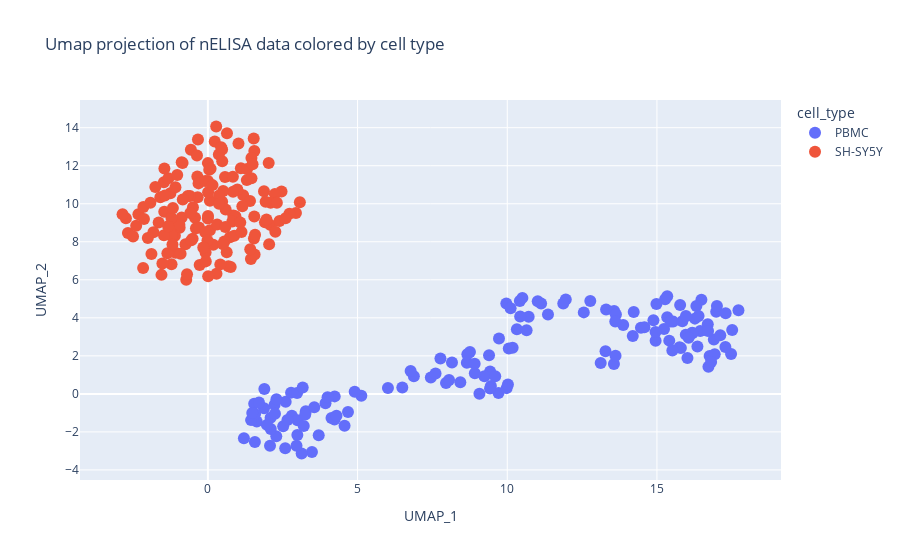
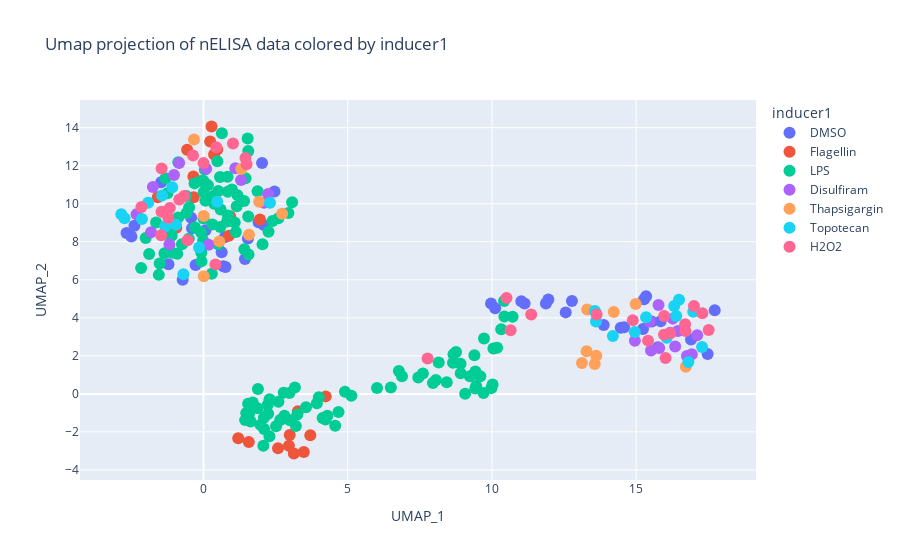
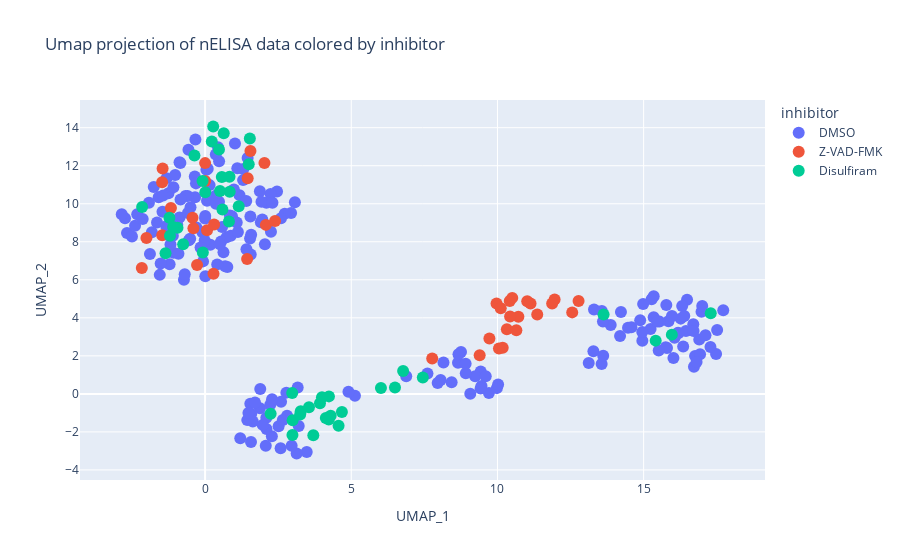
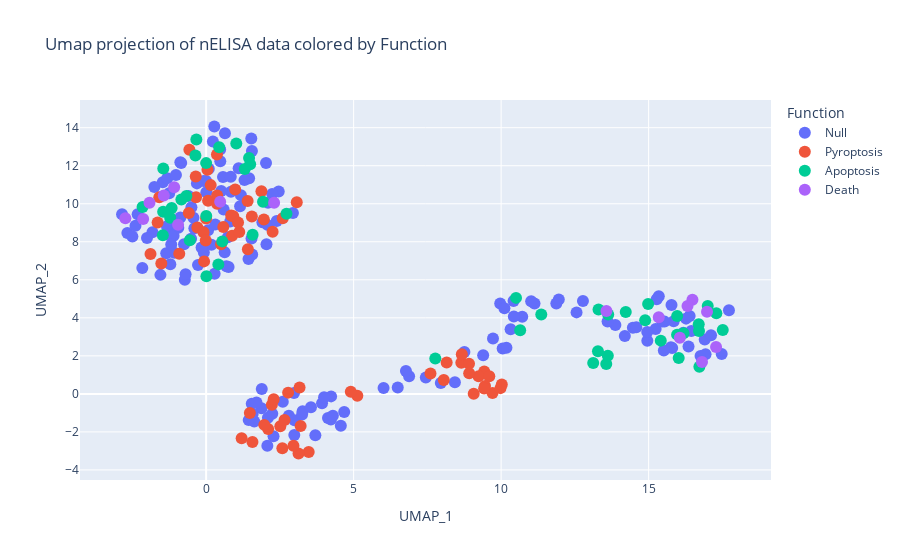

The code cell stored with these charts, in order, in its notebook:
### Code cell
nELISA_plate_430420 = nELISA_plate_430420[
    nELISA_plate_430420.columns.drop(list(nELISA_plate_430420.filter(regex="pgML")))
]

col_list = [
    "cell_type",
    "inducer1",
    "inhibitor",
    "Function",
    "inducer1_plus_concentration",
    "inducer1_plus_inhibitor",
    "inducer1_plus_concentration_plus_inhibitor",
]

for col in col_list:
    umap_graph(
        df=nELISA_plate_430420,
        color=f"{col}",
        save_name=f"./figures/nELISA_Normalized_UMAP_{col}",
        title=f"Umap projection of nELISA data colored by {col.replace('_', ' ')}",
    )

### Figure 1 — Plotly figure (JSON) as saved in the notebook; plotly's stock layout.template omitted (floating-point values rounded to 4 significant figures; data arrays with more than 128 entries replaced by an {"elided": "..."} marker saying what was removed)
{"data": [{"hovertemplate": "cell_type=PBMC<br>umap_1=%{x}<br>umap_2=%{y}<extra></extra>", "legendgroup": "PBMC", "marker": {"color": "#636efa", "size": 12, "symbol": "circle"}, "mode": "markers", "name": "PBMC", "orientation": "v", "showlegend": true, "type": "scatter", "x": {"elided": "146 float values"}, "xaxis": "x", "y": {"elided": "146 float values"}, "yaxis": "y"}, {"hovertemplate": "cell_type=SH-SY5Y<br>umap_1=%{x}<br>umap_2=%{y}<extra></extra>", "legendgroup": "SH-SY5Y", "marker": {"color": "#EF553B", "size": 12, "symbol": "circle"}, "mode": "markers", "name": "SH-SY5Y", "orientation": "v", "showlegend": true, "type": "scatter", "x": {"elided": "148 float values"}, "xaxis": "x", "y": {"elided": "148 float values"}, "yaxis": "y"}], "layout": {"legend": {"title": {"text": "cell_type"}, "tracegroupgap": 0}, "title": {"text": "Umap projection of nELISA data colored by cell type"}, "xaxis": {"anchor": "y", "domain": [0, 1], "title": {"text": "UMAP_1"}}, "yaxis": {"anchor": "x", "domain": [0, 1], "title": {"text": "UMAP_2"}}}}

### Figure 2 — Plotly figure (JSON) as saved in the notebook; plotly's stock layout.template omitted (floating-point values rounded to 4 significant figures; data arrays with more than 128 entries replaced by an {"elided": "..."} marker saying what was removed)
{"data": [{"hovertemplate": "inducer1=DMSO<br>umap_1=%{x}<br>umap_2=%{y}<extra></extra>", "legendgroup": "DMSO", "marker": {"color": "#636efa", "size": 12, "symbol": "circle"}, "mode": "markers", "name": "DMSO", "orientation": "v", "showlegend": true, "type": "scatter", "x": [16.9, 15.75, 13.87, 15.85, 17.48, 15.24, 15.34, 14.47, 1.538, -1.214, -0.7232, -2.67, 1.907, 0.7363, -2.5, 0.6286, 17.72, 15.27, 15.54, 14.58, 2.46, 0.7611, 0.6865, -2.395, 11.13, 11.02, 9.968, 10.11, 0.06639, 2.079, 1.437, -0.4299, 12.56, 11.95, 12.77, 11.87, 2.03, -0.2749, -0.3992, -1.47], "xaxis": "x", "y": [2.866, 2.449, 3.625, 3.817, 2.094, 3.416, 5.131, 3.482, 8.178, 6.823, 5.998, 8.466, 9.021, 8.238, 8.284, 7.455, 4.403, 4.979, 3.801, 3.507, 10.65, 6.672, 6.715, 8.841, 4.751, 4.876, 4.753, 4.509, 8.605, 8.889, 7.092, 9.269, 4.287, 4.962, 4.884, 4.754, 12.14, 6.779, 8.711, 11.13], "yaxis": "y"}, {"hovertemplate": "inducer1=Flagellin<br>umap_1=%{x}<br>umap_2=%{y}<extra></extra>", "legendgroup": "Flagellin", "marker": {"color": "#EF553B", "size": 12, "symbol": "circle"}, "mode": "markers", "name": "Flagellin", "orientation": "v", "showlegend": true, "type": "scatter", "x": [3.476, 3.132, 2.583, -1.588, -0.3421, 0.8793, -0.3525, 4.236, 2.988, 3.271, 3.702, 0.2773, -0.9442, 0.4749, 0.2293, 1.57, 1.204, 2.96, 1.957, 0.9202, 0.3664, -0.5684], "xaxis": "x", "y": [-3.063, -3.136, -2.862, 10.34, 10.34, 8.315, 11.44, -0.1318, -2.165, -0.9143, -2.176, 14.06, 8.739, 12.85, 13.28, -2.526, -2.337, -2.731, 9.174, 9.344, 12.59, 12.84], "yaxis": "y"}, {"hovertemplate": "inducer1=LPS<br>umap_1=%{x}<br>umap_2=%{y}<extra></extra>", "legendgroup": "LPS", "marker": {"color": "#00cc96", "size": 12, "symbol": "circle"}, "mode": "markers", "name": "LPS", "orientation": "v", "showlegend": true, "type": "scatter", "x": {"elided": "136 float values"}, "xaxis": "x", "y": {"elided": "136 float values"}, "yaxis": "y"}, {"hovertemplate": "inducer1=Disulfiram<br>umap_1=%{x}<br>umap_2=%{y}<extra></extra>", "legendgroup": "Disulfiram", "marker": {"color": "#ab63fa", "size": 12, "symbol": "circle"}, "mode": "markers", "name": "Disulfiram", "orientation": "v", "showlegend": true, "type": "scatter", "x": [16.76, 16.18, 14.96, 16.45, 2.238, 0.1795, 2.097, 1.299, 17.12, 16.35, 16.93, 16.27, -1.82, -2.321, 1.102, -1.024, 15.8, 15.46, 15.78, -1.755, -1.184, 0.09006, -0.8455, 15.52], "xaxis": "x", "y": [1.994, 3.219, 2.79, 3.302, 10.52, 7.843, 10.06, 11.24, 3.089, 2.495, 2.081, 3.958, 8.498, 9.443, 11.86, 11.51, 2.41, 3.805, 4.675, 10.89, 7.851, 11.84, 12.14, 2.279], "yaxis": "y"}, {"hovertemplate": "inducer1=Thapsigargin<br>umap_1=%{x}<br>umap_2=%{y}<extra></extra>", "legendgroup": "Thapsigargin", "marker": {"color": "#FFA15A", "size": 12, "symbol": "circle"}, "mode": "markers", "name": "Thapsigargin", "orientation": "v", "showlegend": true, "type": "scatter", "x": [13.3, 14.22, 16.72, 14.98, 1.929, 0.5476, -0.3316, 2.723, 13.28, 13.56, 13.12, 13.62, 1.309, 0.004697, 0.00924, 1.575], "xaxis": "x", "y": [4.434, 4.302, 1.427, 4.727, 10.1, 8.021, 13.38, 9.475, 2.24, 1.572, 1.621, 2.003, 11.83, 9.351, 6.193, 8.375], "yaxis": "y"}, {"hovertemplate": "inducer1=Topotecan<br>umap_1=%{x}<br>umap_2=%{y}<extra></extra>", "legendgroup": "Topotecan", "marker": {"color": "#19d3f3", "size": 12, "symbol": "circle"}, "mode": "markers", "name": "Topotecan", "orientation": "v", "showlegend": true, "type": "scatter", "x": [16.81, 13.57, 15.34, 16.98, -0.9519, 2.304, -2.739, 0.4755, 17.29, 16.49, 16.06, 16.32, -1.084, -1.436, -2.135, -1.92, 13.61, 16.39, 14.19, 14.95, -0.1548, -2.851, -0.6967, -1.33], "xaxis": "x", "y": [1.679, 4.364, 4.035, 4.316, 8.895, 10.05, 9.24, 10.1, 2.465, 4.955, 2.95, 4.617, 10.87, 10.44, 9.204, 10.05, 3.806, 4.097, 3.046, 3.255, 7.7, 9.452, 6.297, 8.818], "yaxis": "y"}, {"hovertemplate": "inducer1=H2O2<br>umap_1=%{x}<br>umap_2=%{y}<extra></extra>", "legendgroup": "H2O2", "marker": {"color": "#FF6692", "size": 12, "symbol": "circle"}, "mode": "markers", "name": "H2O2", "orientation": "v", "showlegend": true, "type": "scatter", "x": [16.02, 16.7, 17.51, 16.18, 1.022, -0.6706, 0.4412, 1.455, 14.88, 15.97, 17.0, 16.71, -0.5532, 0.4143, -1.457, -0.8393, 15.41, 17.3, 13.63, 15.96, 1.493, -1.22, -2.154, -0.364, 10.65, 11.36, 7.768, 10.51, -1.467, -1.169, 0.0001825, -1.453], "xaxis": "x", "y": [1.887, 3.663, 3.354, 3.185, 13.17, 10.41, 12.97, 12.41, 3.875, 4.095, 4.62, 3.312, 8.086, 6.811, 9.574, 10.22, 2.8, 4.239, 4.181, 3.116, 12.08, 9.26, 9.829, 12.54, 3.344, 4.174, 1.864, 5.049, 8.347, 9.771, 12.14, 11.86], "yaxis": "y"}], "layout": {"legend": {"title": {"text": "inducer1"}, "tracegroupgap": 0}, "title": {"text": "Umap projection of nELISA data colored by inducer1"}, "xaxis": {"anchor": "y", "domain": [0, 1], "title": {"text": "UMAP_1"}}, "yaxis": {"anchor": "x", "domain": [0, 1], "title": {"text": "UMAP_2"}}}}

### Figure 3 — Plotly figure (JSON) as saved in the notebook; plotly's stock layout.template omitted (floating-point values rounded to 4 significant figures; data arrays with more than 128 entries replaced by an {"elided": "..."} marker saying what was removed)
{"data": [{"hovertemplate": "inhibitor=DMSO<br>umap_1=%{x}<br>umap_2=%{y}<extra></extra>", "legendgroup": "DMSO", "marker": {"color": "#636efa", "size": 12, "symbol": "circle"}, "mode": "markers", "name": "DMSO", "orientation": "v", "showlegend": true, "type": "scatter", "x": {"elided": "206 float values"}, "xaxis": "x", "y": {"elided": "206 float values"}, "yaxis": "y"}, {"hovertemplate": "inhibitor=Z-VAD-FMK<br>umap_1=%{x}<br>umap_2=%{y}<extra></extra>", "legendgroup": "Z-VAD-FMK", "marker": {"color": "#EF553B", "size": 12, "symbol": "circle"}, "mode": "markers", "name": "Z-VAD-FMK", "orientation": "v", "showlegend": true, "type": "scatter", "x": [11.13, 11.02, 9.968, 10.11, 0.06639, 2.079, 1.437, -0.4299, 12.56, 11.95, 12.77, 11.87, 2.03, -0.2749, -0.3992, -1.47, 9.724, 10.18, 9.391, 10.05, 0.000625, 2.392, 1.457, 1.552, 10.32, 10.72, 10.42, 10.43, -2.006, -2.164, 0.3078, 0.2874, 10.65, 11.36, 7.768, 10.51, -1.467, -1.169, 0.0001825, -1.453], "xaxis": "x", "y": [4.751, 4.876, 4.753, 4.509, 8.605, 8.889, 7.092, 9.269, 4.287, 4.962, 4.884, 4.754, 12.14, 6.779, 8.711, 11.13, 2.916, 2.43, 2.027, 2.388, 11.2, 9.09, 11.35, 12.77, 3.395, 4.054, 4.888, 4.072, 8.205, 6.624, 8.905, 6.32, 3.344, 4.174, 1.864, 5.049, 8.347, 9.771, 12.14, 11.86], "yaxis": "y"}, {"hovertemplate": "inhibitor=Disulfiram<br>umap_1=%{x}<br>umap_2=%{y}<extra></extra>", "legendgroup": "Disulfiram", "marker": {"color": "#00cc96", "size": 12, "symbol": "circle"}, "mode": "markers", "name": "Disulfiram", "orientation": "v", "showlegend": true, "type": "scatter", "x": [4.236, 2.988, 3.271, 3.702, 0.2773, -0.9442, 0.4749, 0.2293, 6.773, 7.447, 6.015, 6.495, -1.094, -0.7497, 0.6376, 1.531, 2.241, 2.979, 4.13, 2.993, 0.8161, 0.5934, 0.006967, 0.8409, 3.553, 4.68, 3.929, 4.565, -0.07707, -1.353, 0.5722, -1.201, 4.229, 3.252, 3.998, 4.296, 1.151, -0.08706, 0.835, 0.5096, 15.41, 17.3, 13.63, 15.96, 1.493, -1.22, -2.154, -0.364], "xaxis": "x", "y": [-0.1318, -2.165, -0.9143, -2.176, 14.06, 8.739, 12.85, 13.28, 1.198, 0.866, 0.3073, 0.3315, 8.779, 7.871, 13.7, 13.43, -1.043, 0.04627, -1.272, -1.389, 9.065, 9.7, 10.6, 10.63, -0.6985, -0.9541, -0.4986, -1.679, 7.438, 7.391, 11.41, 8.316, -1.351, -1.079, -0.1808, -1.156, 9.868, 11.19, 11.42, 10.68, 2.8, 4.239, 4.181, 3.116, 12.08, 9.26, 9.829, 12.54], "yaxis": "y"}], "layout": {"legend": {"title": {"text": "inhibitor"}, "tracegroupgap": 0}, "title": {"text": "Umap projection of nELISA data colored by inhibitor"}, "xaxis": {"anchor": "y", "domain": [0, 1], "title": {"text": "UMAP_1"}}, "yaxis": {"anchor": "x", "domain": [0, 1], "title": {"text": "UMAP_2"}}}}

### Figure 4 — Plotly figure (JSON) as saved in the notebook; plotly's stock layout.template omitted (floating-point values rounded to 4 significant figures; data arrays with more than 128 entries replaced by an {"elided": "..."} marker saying what was removed)
{"data": [{"hovertemplate": "Function=Null<br>umap_1=%{x}<br>umap_2=%{y}<extra></extra>", "legendgroup": "Null", "marker": {"color": "#636efa", "size": 12, "symbol": "circle"}, "mode": "markers", "name": "Null", "orientation": "v", "showlegend": true, "type": "scatter", "x": {"elided": "160 float values"}, "xaxis": "x", "y": {"elided": "160 float values"}, "yaxis": "y"}, {"hovertemplate": "Function=Pyroptosis<br>umap_1=%{x}<br>umap_2=%{y}<extra></extra>", "legendgroup": "Pyroptosis", "marker": {"color": "#EF553B", "size": 12, "symbol": "circle"}, "mode": "markers", "name": "Pyroptosis", "orientation": "v", "showlegend": true, "type": "scatter", "x": [3.476, 3.132, 2.583, -1.588, -0.3421, 0.8793, -0.3525, 1.57, 1.204, 2.96, 1.957, 0.9202, 0.3664, -0.5684, 9.071, 9.708, 9.427, 9.237, -1.645, 1.415, 1.874, 0.06598, 9.978, 9.454, 8.056, 9.598, -0.001232, 1.549, 0.9851, -0.2966, 1.482, 2.779, 2.228, 2.515, -0.08712, -1.52, 0.849, 1.407, 2.101, 3.167, 5.125, 4.904, 3.072, 2.253, 0.3739, -0.01432, 9.424, 8.65, 10.02, 8.917, -0.06961, -1.886, 0.5061, 0.0447, 7.605, 8.667, 8.154, 8.911, 0.5816, 1.123, -0.5876, -0.9113, 2.658, 2.29, 1.971, 3.203, 0.3699, 2.596, 0.1542, 1.081], "xaxis": "x", "y": [-3.063, -3.136, -2.862, 10.34, 10.34, 8.315, 11.44, -2.526, -2.337, -2.731, 9.174, 9.344, 12.59, 12.84, 0.009034, 0.04525, 1.18, 0.9263, 9.013, 7.608, 10.66, 10.16, 0.3022, 0.419, 0.7303, 0.925, 9.229, 9.327, 10.75, 8.751, -1.002, 0.06538, -0.5683, -1.704, 8.505, 6.862, 9.383, 10.15, -1.843, 0.3296, -0.09967, 0.1063, 10.08, 8.529, 10.43, 8.07, 0.2869, 1.634, 0.4902, 1.081, 6.969, 7.355, 7.875, 11.79, 1.075, 2.084, 1.646, 1.587, 8.779, 8.516, 9.52, 7.372, -1.379, -0.2783, -1.631, -1.687, 9.997, 9.241, 10.98, 9.011], "yaxis": "y"}, {"hovertemplate": "Function=Apoptosis<br>umap_1=%{x}<br>umap_2=%{y}<extra></extra>", "legendgroup": "Apoptosis", "marker": {"color": "#00cc96", "size": 12, "symbol": "circle"}, "mode": "markers", "name": "Apoptosis", "orientation": "v", "showlegend": true, "type": "scatter", "x": [13.3, 14.22, 16.72, 14.98, 1.929, 0.5476, -0.3316, 2.723, 13.28, 13.56, 13.12, 13.62, 1.309, 0.004697, 0.00924, 1.575, 16.02, 16.7, 17.51, 16.18, 1.022, -0.6706, 0.4412, 1.455, 14.88, 15.97, 17.0, 16.71, -0.5532, 0.4143, -1.457, -0.8393, 15.41, 17.3, 13.63, 15.96, 1.493, -1.22, -2.154, -0.364, 10.65, 11.36, 7.768, 10.51, -1.467, -1.169, 0.0001825, -1.453], "xaxis": "x", "y": [4.434, 4.302, 1.427, 4.727, 10.1, 8.021, 13.38, 9.475, 2.24, 1.572, 1.621, 2.003, 11.83, 9.351, 6.193, 8.375, 1.887, 3.663, 3.354, 3.185, 13.17, 10.41, 12.97, 12.41, 3.875, 4.095, 4.62, 3.312, 8.086, 6.811, 9.574, 10.22, 2.8, 4.239, 4.181, 3.116, 12.08, 9.26, 9.829, 12.54, 3.344, 4.174, 1.864, 5.049, 8.347, 9.771, 12.14, 11.86], "yaxis": "y"}, {"hovertemplate": "Function=Death<br>umap_1=%{x}<br>umap_2=%{y}<extra></extra>", "legendgroup": "Death", "marker": {"color": "#ab63fa", "size": 12, "symbol": "circle"}, "mode": "markers", "name": "Death", "orientation": "v", "showlegend": true, "type": "scatter", "x": [16.81, 13.57, 15.34, 16.98, -0.9519, 2.304, -2.739, 0.4755, 17.29, 16.49, 16.06, 16.32, -1.084, -1.436, -2.135, -1.92], "xaxis": "x", "y": [1.679, 4.364, 4.035, 4.316, 8.895, 10.05, 9.24, 10.1, 2.465, 4.955, 2.95, 4.617, 10.87, 10.44, 9.204, 10.05], "yaxis": "y"}], "layout": {"legend": {"title": {"text": "Function"}, "tracegroupgap": 0}, "title": {"text": "Umap projection of nELISA data colored by Function"}, "xaxis": {"anchor": "y", "domain": [0, 1], "title": {"text": "UMAP_1"}}, "yaxis": {"anchor": "x", "domain": [0, 1], "title": {"text": "UMAP_2"}}}}
